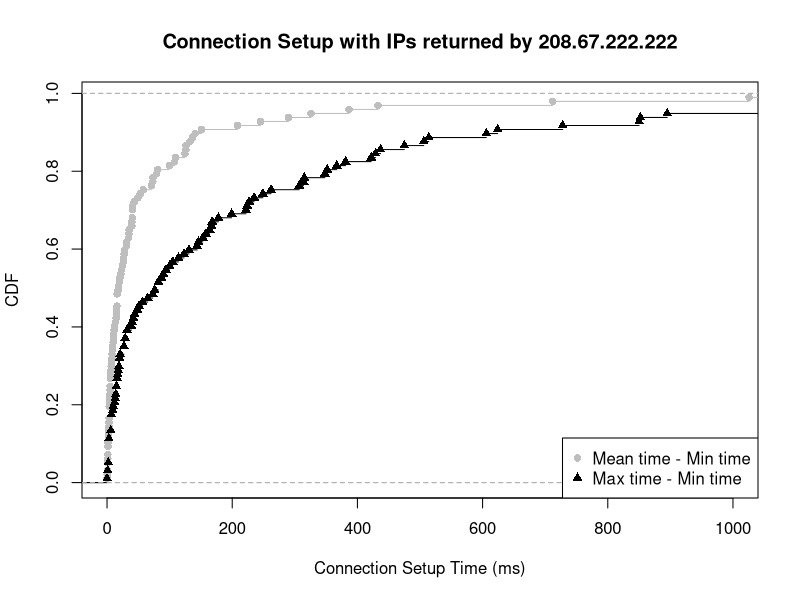

This figure's R source:
mean_min <- c(22.142857, 73.166667, 132.333333, 70.916667, 27.333333, 5.809524, 3.250000, 16.000000, 5.166667, 15.250000, 30.666667, 150.833333, 16.000000, 15.868421, 13.333333, 1.000000, 4.333333, 712.000000, 2.000000, 40.833333, 40.333333, 43.357143, 34.500000, 26.400000, 136.571429, 23.357143, 10.277778, 7.833333, 8.500000, 6.200000, 9.000000, 35.000000, 79.333333, 126.333333, 208.666667, 109.333333, 290.000000, 73.382353, 7.250000, 8.000000, 5.166667, 40.833333, 11.750000, 2.666667, 31.416667, 5.000000, 2.166667, 49.500000, 0.500000, 245.375000, 3.500000, 3.500000, 15.555556, 124.333333, 41.100000, 325.916667, 0.333333, 433.000000, 39.641026, 16.000000, 17.750000, 53.000000, 24.338710, 20.600000, 3.500000, 4.875000, 6.687500, 1.500000, 11.326923, 28.027778, 19.466667, 1025.833333, 4.833333, 1.259494, 35.257143, 99.500000, 0.000000, 18.156250, 140.833333, 386.600000, 125.944444, 3.166667, 58.000000, 10.500000, 3.333333, 1.500000, 14.333333, 1.000000, 1.166667, 108.166667, 1.666667, 3453.500000, 9.875000, 26.406250, 3.666667, 39.642857, 80.833333)

max_min <- c(153.00, 249.00, 475.00, 227.00, 90.00, 29.00, 9.00, 94.00, 39.00, 27.00, 82.00, 348.00, 42.00, 158.00, 57.00, 2.00, 13.00, 1608.00, 3.00, 222.00, 144.00, 437.00, 123.00, 146.00, 429.00, 40.00, 27.00, 20.00, 17.00, 15.00, 18.00, 82.00, 167.00, 315.00, 895.00, 367.00, 606.00, 728.00, 29.00, 16.00, 10.00, 100.00, 76.00, 6.00, 164.00, 20.00, 6.00, 87.00, 1.00, 850.00, 7.00, 7.00, 131.00, 224.00, 381.00, 1344.00, 1.00, 852.00, 506.00, 32.00, 44.00, 65.00, 73.00, 105.00, 7.00, 12.00, 21.00, 3.00, 49.00, 514.00, 168.00, 9379.00, 15.00, 2.00, 314.00, 199.00, 0.00, 32.00, 352.00, 3123.00, 624.00, 14.00, 114.00, 19.00, 7.00, 3.00, 51.00, 3.00, 3.00, 307.00, 3.00, 6907.00, 178.00, 422.00, 16.00, 235.00, 262.00)

mean_min_val = ecdf(mean_min)
max_min_val = ecdf(max_min)

plot(mean_min_val, lty=1, col="grey", pch = 16, xlab="Connection Setup Time (ms)", ylab="CDF", main="Connection Setup with IPs returned by 208.67.222.222", xlim=c(0, 1000))
lines(max_min_val, pch=17)

legend("bottomright",  pch = c(16, 17), legend=c("Mean time - Min time", "Max time - Min time"), col=c("grey", "black"))
